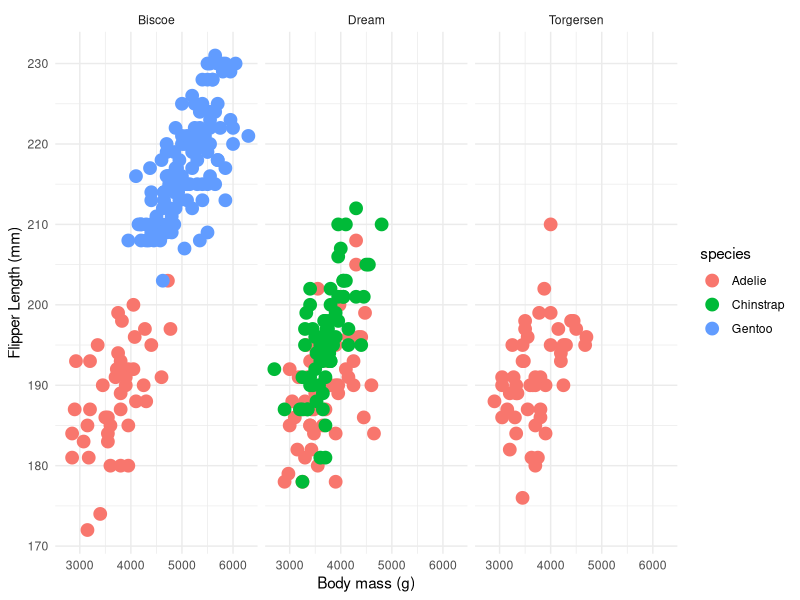

The R script that drew this image:
## ---- chunk 1
knitr::opts_chunk$set(echo = TRUE)
library(tidyverse)
library(palmerpenguins)
## ---- chunk 2
ggplot(data = penguins, aes(x = body_mass_g, y = flipper_length_mm)) + 
  geom_point(aes(color = species), size = 4) + 
  facet_wrap(~island) + 
  theme_minimal() +
  labs(x = "Body mass (g)",
       y = "Flipper Length (mm)")
